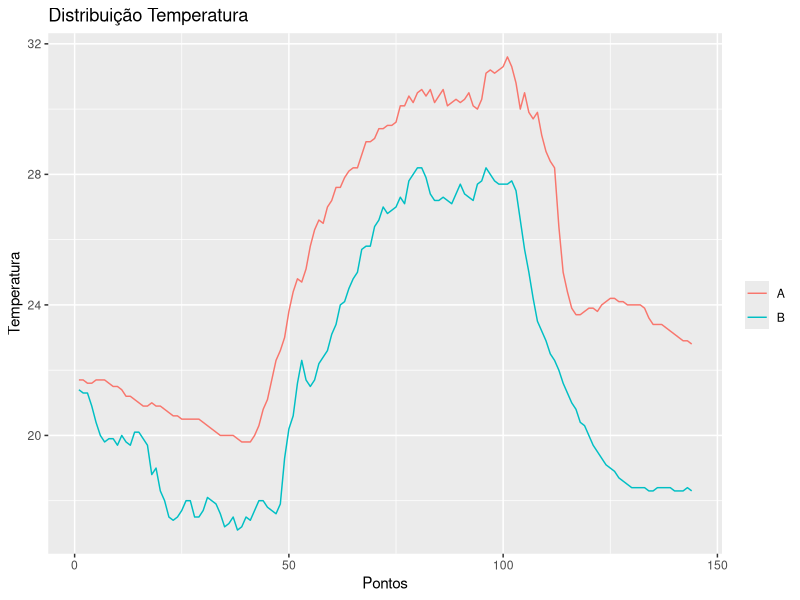
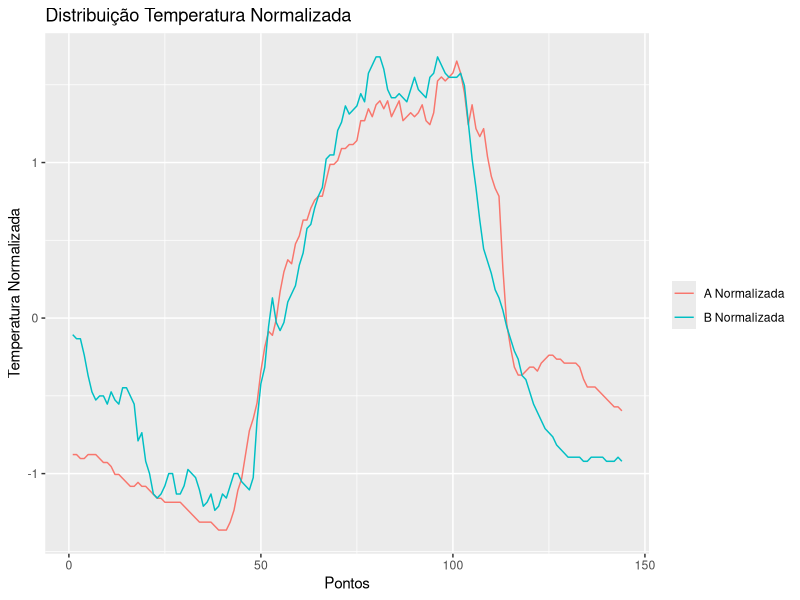
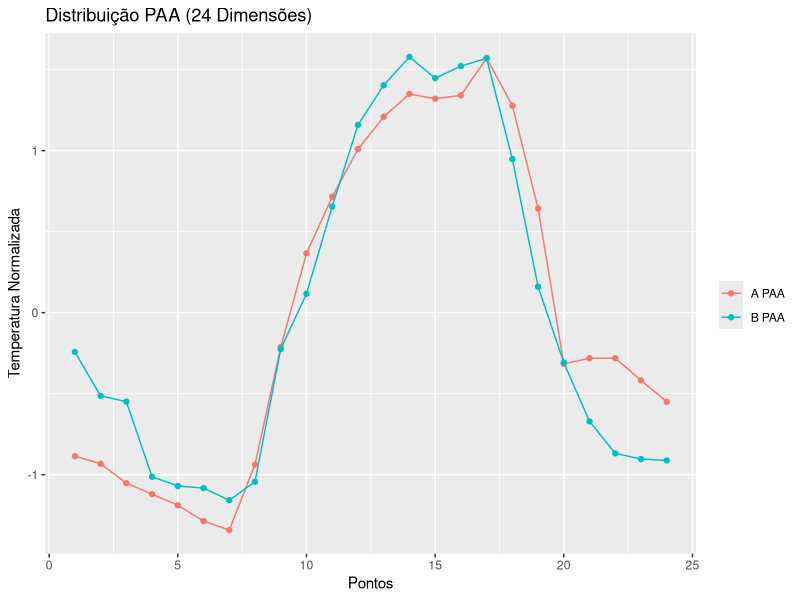
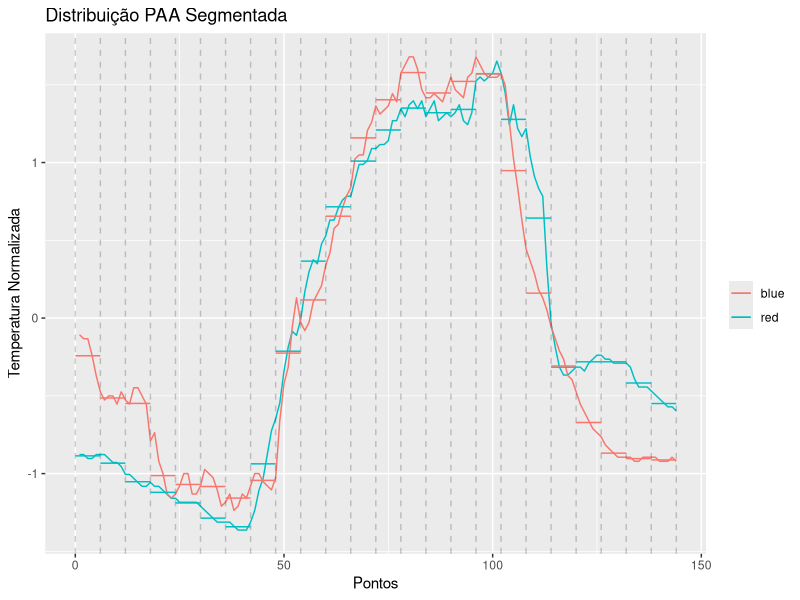
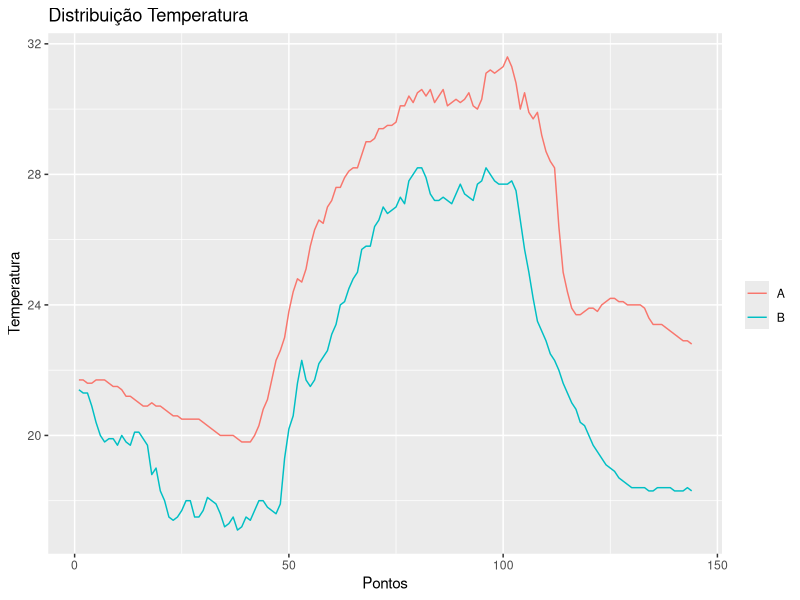
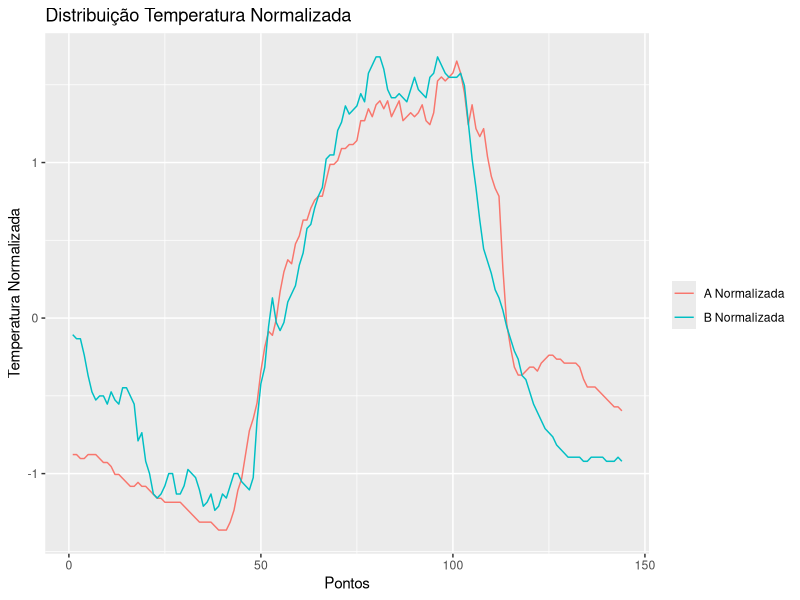
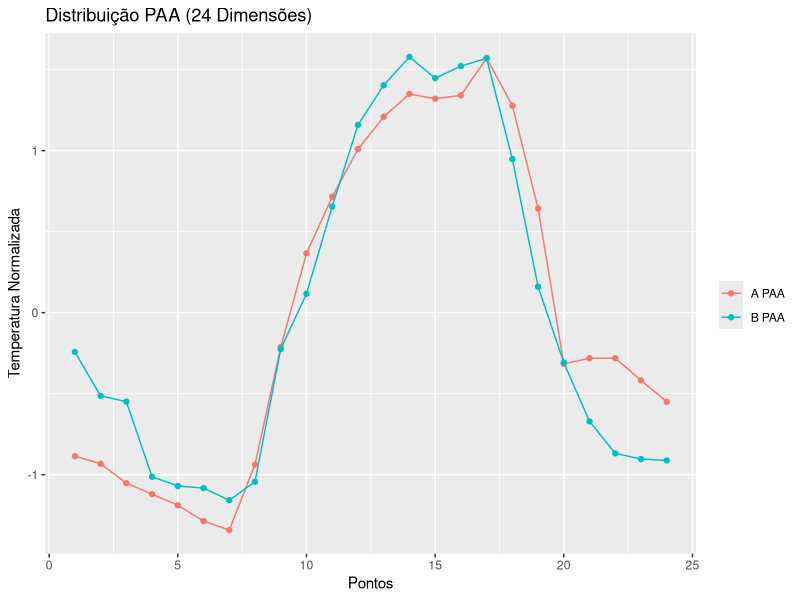
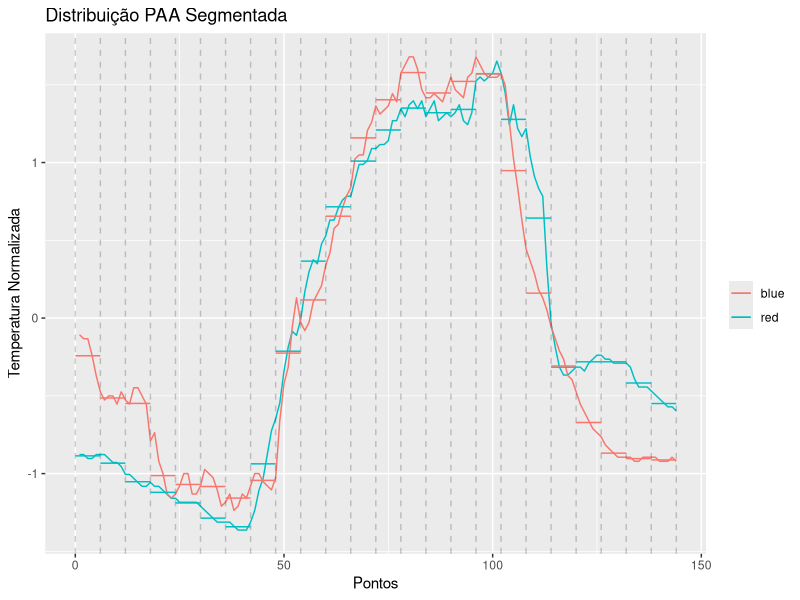

Source code (R) for these figures, in order:
library(ggplot2)

vocab <- list("3"=c(-0.43,0.43), 
              "4"=c(-0.67,0,0.67), 
              "5"=c(-0.84, -0.25, 0.25, 0.84), 
              "6"=c(-0.97,-0.43,0,0.43,0.97), 
              "7"=c(-1.07,-0.57, -0.18, 0.18, 0.57, 1.07))

alpha <- function(values, vocab_size) {
  val=c()
  alpha=c()
  for (v in values) {
    count <- 1
    for (i in vocab[[vocab_size]]) {
      if (v <= i) {
        val <- c(val, count)
        alpha <- c(alpha, letters[count])
        break
      }
      count <- count + 1
    }
    if (count == length(vocab[[vocab_size]])+1) {
      val <- c(val, count)
      alpha <- c(alpha, letters[count])
    }
  }
  data.frame(alpha=alpha,val=val)
}

paa <- function (values, size) {
  
  res <- c()
  for (i in c(seq(from =1, to= length(values), by = size))) {
    res <- c(res, mean(values[i:(i+size-1)]))
  }
  res
}

normalize <- function (values) {
  (values - mean(values))/sd(values)
}

mindist <- function (v1, v2, vocab_size, n, w) {
  
  res <- c()
  for (i in c(1:length(v1))) {
    if (abs(v1[i]-v2[i]) > 1) {
      res <- c(res, (vocab[[vocab_size]][(max(v1[i],v2[i])-1)] - vocab[[vocab_size]][(min(v1[i],v2[i]))]))
      print(vocab[[vocab_size]][(max(v1[i],v2[i])-1)])
      print(vocab[[vocab_size]][(min(v1[i],v2[i]))])
    }
    else {
      res <- c(res,0)
    }
  }
  sqrt(n/w) * sqrt(sum(res^2))
}

# main 
A <-  c(  21.7, 21.7, 21.6, 21.6, 21.7, 21.7, 21.7, 21.6, 21.5, 21.5, 21.4, 21.2, 21.2, 21.1, 21.0, 20.9, 20.9, 21.0, 20.9, 20.9, 20.8, 20.7, 20.6, 20.6, 20.5, 20.5, 20.5, 20.5, 20.5, 20.4, 20.3, 20.2, 20.1, 20.0, 20.0, 20.0, 20.0, 19.9, 19.8, 19.8, 19.8, 20.0, 20.3, 20.8, 21.1, 21.7, 22.3, 22.6, 23.0, 23.8, 24.4, 24.8, 24.7, 25.1, 25.8, 26.3, 26.6, 26.5, 27.0, 27.2, 27.6, 27.6, 27.9, 28.1, 28.2, 28.2, 28.6, 29.0, 29.0, 29.1, 29.4, 29.4, 29.5, 29.5, 29.6, 30.1, 30.1, 30.4, 30.2, 30.5, 30.6, 30.4, 30.6, 30.2, 30.4, 30.6, 30.1, 30.2, 30.3, 30.2, 30.3, 30.5, 30.1, 30.0, 30.3, 31.1, 31.2, 31.1, 31.2, 31.3, 31.6, 31.3, 30.8, 30.0, 30.5, 29.9, 29.7, 29.9, 29.2, 28.7, 28.4, 28.2, 26.4, 25.0, 24.4, 23.9, 23.7, 23.7, 23.8, 23.9, 23.9, 23.8, 24.0, 24.1, 24.2, 24.2, 24.1, 24.1, 24.0, 24.0, 24.0, 24.0, 23.9, 23.6, 23.4, 23.4, 23.4, 23.3, 23.2, 23.1, 23.0, 22.9, 22.9, 22.8  )
B <- c( 21.4, 21.3, 21.3, 20.9, 20.4, 20.0, 19.8, 19.9, 19.9, 19.7, 20.0, 19.8, 19.7, 20.1, 20.1, 19.9, 19.7, 18.8, 19.0, 18.3, 18.0, 17.5, 17.4, 17.5, 17.7, 18.0, 18.0, 17.5, 17.5, 17.7, 18.1, 18.0, 17.9, 17.6, 17.2, 17.3, 17.5, 17.1, 17.2, 17.5, 17.4, 17.7, 18.0, 18.0, 17.8, 17.7, 17.6, 17.9, 19.3, 20.2, 20.6, 21.6, 22.3, 21.7, 21.5, 21.7, 22.2, 22.4, 22.6, 23.1, 23.4, 24.0, 24.1, 24.5, 24.8, 25.0, 25.7, 25.8, 25.8, 26.4, 26.6, 27.0, 26.8, 26.9, 27.0, 27.3, 27.1, 27.8, 28.0, 28.2, 28.2, 27.9, 27.4, 27.2, 27.2, 27.3, 27.2, 27.1, 27.4, 27.7, 27.4, 27.3, 27.2, 27.7, 27.8, 28.2, 28.0, 27.8, 27.7, 27.7, 27.7, 27.8, 27.5, 26.6, 25.7, 25.0, 24.2, 23.5, 23.2, 22.9, 22.5, 22.3, 22.0, 21.6, 21.3, 21.0, 20.8, 20.4, 20.3, 20.0, 19.7, 19.5, 19.3, 19.1, 19.0, 18.9, 18.7, 18.6, 18.5, 18.4, 18.4, 18.4, 18.4, 18.3, 18.3, 18.4, 18.4, 18.4, 18.4, 18.3, 18.3, 18.3, 18.4, 18.3  )

data <- data.frame(point = 1:length(A), A = A, B = B)

ggplot(data = data) + 
  geom_line(aes(x = point, y = A, colour='A'))+ 
  geom_line(aes(x = point, y = B, colour='B'))+ 
  labs(title="Distribuição Temperatura",y="Temperatura", x = "Pontos", colour="")  
ggsave("Normal.png")

data$A_norm <- normalize(A)
data$B_norm <- normalize(B)

mean(data$A_norm)
sd(data$A_norm)

mean(data$B_norm)
sd(data$B_norm)

ggplot(data = data) + 
  geom_line(aes(x = point, y = A_norm, colour='A Normalizada')) + 
  geom_line(aes(x = point, y = B_norm, colour='B Normalizada')) + 
  labs(title="Distribuição Temperatura Normalizada",y="Temperatura Normalizada", x = "Pontos", colour="") 
ggsave("Normalizada.png")

n <- length(A)
w <- 6

nw <- n/w

A_paa <- paa(data$A_norm, w)
B_paa <- paa(data$B_norm, w)

data_paa <- data.frame(point = 1:length(A_paa), A_paa = A_paa, B_paa = B_paa)

ggplot(data = data_paa) + 
  geom_line(aes(x = point, y = A_paa, colour='A PAA'))+ 
  geom_point(aes(x = point, y = A_paa, colour='A PAA')) + 
  geom_line(aes(x = point, y = B_paa, colour='B PAA')) + 
  geom_point(aes(x = point, y = B_paa, colour='B PAA')) +
  labs(title="Distribuição PAA (24 Dimensões)",y="Temperatura Normalizada", x = "Pontos", colour="")
ggsave("PAA_only.png")

s <- seq(from=0, to=n, by = w)

dd <- data.frame(x=s[1:24], xend=s[2:25], y_a=A_paa, yend_a=A_paa, y_b=B_paa, yend_b=B_paa)

ggplot(data = data) + 
  geom_line(aes(x = point, y = A_norm, colour='red')) + 
  geom_line(aes(x = point, y = B_norm, colour='blue')) + 
  labs(title="Distribuição PAA Segmentada",y="Temperatura Normalizada", x = "Pontos", colour="") +
  geom_vline(xintercept = seq(from=0, to=n, by = w), linetype = 'dashed', alpha=0.2) +
  geom_segment(data = dd, aes(x=x, xend=xend, y=y_a,yend=yend_a, colour='red')) +
  geom_segment(data = dd, aes(x=x, xend=xend, y=y_b,yend=yend_b, colour='blue'))
ggsave("PAA_total.png")

for (vocab_size in c('4', '5', '6', '7')) {
  
  A_vocab <- alpha(A_paa, vocab_size)
  B_vocab <- alpha(B_paa, vocab_size)
  print(t(A_vocab))
  print(t(B_vocab))
  
  ggplot(data = data_paa) + 
    geom_line(aes(x = point, y = A_paa, colour='A PAA'))+geom_point(aes(x = point, y = A_paa, colour='A PAA')) + 
    geom_line(aes(x = point, y = B_paa, colour='B PAA')) + geom_point(aes(x = point, y = B_paa, colour='B PAA')) + 
    geom_hline(yintercept = vocab[[vocab_size]], linetype="dashed", color = "blue", alpha=0.2) + 
    annotate(geom="text", label=vocab[[vocab_size]], x=0, y=vocab[[vocab_size]], vjust=-0.5, alpha=0.3) + 
    labs(title=paste("Distribuição Temperatura Normalizada PAA (",vocab_size,")"),y="Temperatura", x = "Pontos", colour="") +
    annotate(geom="text", label=A_vocab$alpha, x=seq(from=1, to=n/w, by = 1), y=A_paa, vjust=-0.5, alpha=0.3, colour='red') +
    annotate(geom="text", label=B_vocab$alpha, x=seq(from=1, to=n/w, by = 1), y=B_paa, vjust=-0.5, alpha=0.3, colour='blue')
  ggsave(paste(vocab_size,"_myplot.png"))
  
  ggplot(data = data) + 
    geom_line(aes(x = point, y = A_norm, colour='red', alpha= 0.1)) + 
    geom_line(aes(x = point, y = B_norm, colour='blue', alpha= 0.1)) + 
    labs(title="Distribuição Temperatura Normalizada PAA",y="Temperatura Normalizada", x = "Pontos", colour="") +
    geom_vline(xintercept = seq(from=0, to=n, by = w), linetype = 'dashed', alpha=0.2) +
    geom_segment(data = dd, aes(x=x, xend=xend, y=y_a,yend=yend_a, colour='red')) +
    geom_segment(data = dd, aes(x=x, xend=xend, y=y_b,yend=yend_b, colour='blue')) +
    geom_hline(yintercept = vocab[[vocab_size]], linetype="dashed", color = "blue", alpha=0.2) + 
    annotate(geom="text", label=vocab[[vocab_size]], x=0, y=vocab[[vocab_size]], vjust=-0.5, alpha=0.3) +
    annotate(geom="text", label=A_vocab$alpha, x=seq(from=3, to=n, by = w), y=A_paa, vjust=-0.5, alpha=0.3, colour='blue') +
    annotate(geom="text", label=B_vocab$alpha, x=seq(from=3, to=n, by = w), y=B_paa, vjust=-0.5, alpha=0.3, colour='red')
  ggsave(paste(vocab_size,"_paa.png"))
  
  print(mindist(A_vocab$val, B_vocab$val, vocab_size, n, w))
}
